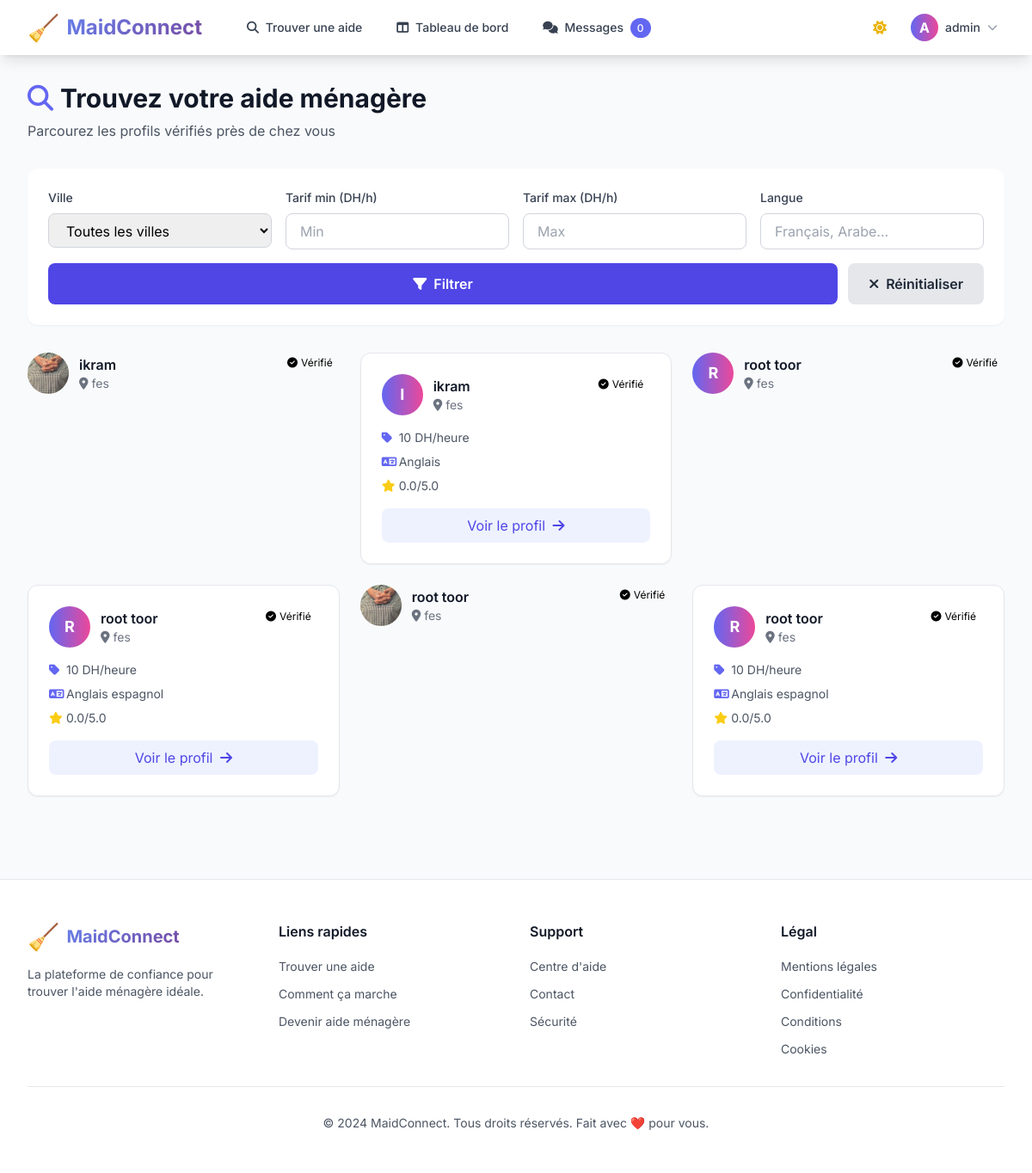
The page /maids (signed in) on the database its author committed.
### app/models.py (models this page shows, shortened)
class User(db.Model, UserMixin):
    id = db.Column(db.Integer, primary_key=True)
    email = db.Column(db.String(120), unique=True, nullable=False)
    password = db.Column(db.String(60), nullable=False)
    role = db.Column(db.String(20), nullable=False, default='client')
    created_at = db.Column(db.DateTime, default=datetime.utcnow)
    is_verified = db.Column(db.Boolean, default=False)
    is_active = db.Column(db.Boolean, default=True)
    last_seen = db.Column(db.DateTime, default=datetime.utcnow)
    maid_profile = db.relationship('MaidProfile', backref='user', uselist=False, lazy=True)
    client_profile = db.relationship('ClientProfile', backref='user', uselist=False, lazy=True)

class MaidProfile(db.Model):
    id = db.Column(db.Integer, primary_key=True)
    user_id = db.Column(db.Integer, db.ForeignKey('user.id'), unique=True, nullable=False)
    full_name = db.Column(db.String(100), nullable=False)
    phone = db.Column(db.String(20), nullable=False)
    city = db.Column(db.String(50), nullable=False)
    hourly_rate = db.Column(db.Float, nullable=False)
    languages = db.Column(db.String(200))
    experience = db.Column(db.Text)
    skills = db.Column(db.Text)
    cin_number = db.Column(db.String(20))
    is_available = db.Column(db.Boolean, default=True)
    rating = db.Column(db.Float, default=0.0)
    created_at = db.Column(db.DateTime, default=datetime.utcnow)
    verification_documents = db.Column(db.Text)
    admin_notes = db.Column(db.Text)
    profile_picture = db.Column(db.String(500), default=None)

### app/routes.py (the view)
    @app.route('/maids')
    def browse_maids():
        city = request.args.get('city', '')
        min_rate = request.args.get('min_rate', type=float)
        max_rate = request.args.get('max_rate', type=float)
        languages = request.args.get('languages', '')
        query = MaidProfile.query.filter_by(is_available=True)
        if city:
            query = query.filter(MaidProfile.city.ilike(f'%{city}%'))
        if min_rate:
            query = query.filter(MaidProfile.hourly_rate >= min_rate)
        if max_rate:
            query = query.filter(MaidProfile.hourly_rate <= max_rate)
        if languages:
            query = query.filter(MaidProfile.languages.ilike(f'%{languages}%'))
        maids = query.limit(20).all()
        cities = db.session.query(MaidProfile.city).distinct().all()
        return render_template('browse_maids.html', maids=maids, cities=cities)

### app/models.py (called while the page is built)
@login_manager.user_loader
def load_user(user_id):
    return User.query.get(int(user_id))

### app/templates/browse_maids.html (shortened to what this page needs)
{% extends "base.html" %}
{% block content %}
<div class="max-w-7xl mx-auto px-4 sm:px-6 lg:px-8 py-8">
    <div class="mb-8">
        <h1 class="text-3xl font-bold text-gray-900 dark:text-white mb-2">
            <i class="fas fa-search text-primary-500 mr-2"></i>Trouvez votre aide ménagère
        </h1>
        <p class="text-gray-600 dark:text-gray-400">Parcourez les profils vérifiés près de chez vous</p>
    </div>
    <div class="bg-white dark:bg-gray-800 rounded-xl shadow-sm p-6 mb-8">
        <form method="GET" class="grid grid-cols-1 md:grid-cols-4 gap-4">
            <div>
                <label class="block text-sm font-medium text-gray-700 dark:text-gray-300 mb-2">Ville</label>
                <select name="city" class="w-full px-4 py-2 border border-gray-300 dark:border-gray-600 dark:bg-gray-700 dark:text-white rounded-lg">
                    <option value="">Toutes les villes</option>
                </select>
            </div>
            <div>
                <label class="block text-sm font-medium text-gray-700 dark:text-gray-300 mb-2">Tarif min (DH/h)</label>
                <input type="number" name="min_rate" class="w-full px-4 py-2 border border-gray-300 dark:border-gray-600 dark:bg-gray-700 dark:text-white rounded-lg"
                       value="{{ request.args.get('min_rate', '') }}" placeholder="Min">
            </div>
            <div>
                <label class="block text-sm font-medium text-gray-700 dark:text-gray-300 mb-2">Tarif max (DH/h)</label>
                <input type="number" name="max_rate" class="w-full px-4 py-2 border border-gray-300 dark:border-gray-600 dark:bg-gray-700 dark:text-white rounded-lg"
                       value="{{ request.args.get('max_rate', '') }}" placeholder="Max">
            </div>
            <div>
                <label class="block text-sm font-medium text-gray-700 dark:text-gray-300 mb-2">Langue</label>
                <input type="text" name="languages" class="w-full px-4 py-2 border border-gray-300 dark:border-gray-600 dark:bg-gray-700 dark:text-white rounded-lg"
                       value="{{ request.args.get('languages', '') }}" placeholder="Français, Arabe...">
            </div>
            <div class="md:col-span-4 flex gap-3">
                <button type="submit" class="btn-primary flex-1">
                    <i class="fas fa-filter mr-2"></i>Filtrer
                </button>
                <a href="{{ url_for('browse_maids') }}" class="btn-secondary">
                    <i class="fas fa-times mr-2"></i>Réinitialiser
                </a>
            </div>
        </form>
    </div>
    <div class="grid grid-cols-1 md:grid-cols-2 lg:grid-cols-3 gap-6">
        {% if maids %}
            {% for maid in maids %}
            <div class="flex items-start justify-between mb-4">
    <div class="flex items-center space-x-3">
        {% if current_user.is_authenticated %}
            {% if maid.profile_picture %}
                <img src="{{ url_for('static', filename='uploads/' + maid.profile_picture) }}"
                     class="w-12 h-12 rounded-full object-cover">
            {% else %}
                <div class="w-12 h-12 bg-gradient-to-r from-primary-500 to-secondary-500 rounded-full flex items-center justify-center text-white font-bold text-lg">
                    {{ maid.full_name[0].upper() }}
                </div>
            {% endif %}
        {% endif %}
        <div>
            <h3 class="font-semibold text-gray-900 dark:text-white">{{ maid.full_name }}</h3>
            <p class="text-sm text-gray-500 dark:text-gray-400">
                <i class="fas fa-map-marker-alt mr-1"></i>{{ maid.city }}
            </p>
        </div>
    </div>
    {% if maid.user.is_verified %}
        <span class="bg-success-100 text-success-800 text-xs px-2 py-1 rounded-full">
            <i class="fas fa-check-circle mr-1"></i>Vérifié
        </span>
    {% endif %}
</div>
                <div class="bg-white dark:bg-gray-800 rounded-xl shadow-sm border border-gray-200 dark:border-gray-700 overflow-hidden card-hover">
                    <div class="p-6">
                        <div class="flex items-start justify-between mb-4">
                            <div class="flex items-center space-x-3">
                                <div class="w-12 h-12 bg-gradient-to-r from-primary-500 to-secondary-500 rounded-full flex items-center justify-center text-white font-bold text-lg">
                                    {{ maid.full_name[0].upper() }}
                                </div>
                                <div>
                                    <h3 class="font-semibold text-gray-900 dark:text-white">{{ maid.full_name }}</h3>
                                    <p class="text-sm text-gray-500 dark:text-gray-400">
                                        <i class="fas fa-map-marker-alt mr-1"></i>{{ maid.city }}
                                    </p>
                                </div>
                            </div>
                            {% if maid.user.is_verified %}
                                <span class="bg-success-100 text-success-800 text-xs px-2 py-1 rounded-full">
                                    <i class="fas fa-check-circle mr-1"></i>Vérifié
                                </span>
                            {% endif %}
                        </div>
                        <div class="space-y-2 mb-4">
                            <div class="flex items-center text-sm">
                                <i class="fas fa-tag text-primary-500 w-5"></i>
                                <span class="text-gray-600 dark:text-gray-400">{{ "%.0f"|format(maid.hourly_rate) }} DH/heure</span>
                            </div>
                            <div class="flex items-center text-sm">
                                <i class="fas fa-language text-primary-500 w-5"></i>
                                <span class="text-gray-600 dark:text-gray-400">{{ maid.languages or 'Non spécifié' }}</span>
                            </div>
                            <div class="flex items-center text-sm">
                                <i class="fas fa-star text-yellow-400 w-5"></i>
                                <span class="text-gray-600 dark:text-gray-400">{{ "%.1f"|format(maid.rating) }}/5.0</span>
                            </div>
                        </div>
                        <a href="{{ url_for('maid_profile', maid_id=maid.id) }}" class="block w-full text-center bg-primary-50 dark:bg-primary-900/20 text-primary-600 dark:text-primary-400 py-2 rounded-lg hover:bg-primary-100 dark:hover:bg-primary-900/30 transition">
                            Voir le profil <i class="fas fa-arrow-right ml-1"></i>
                        </a>
                    </div>
                </div>
            {% endfor %}
        {% else %}
            <div class="col-span-full text-center py-12">
                <i class="fas fa-search text-6xl text-gray-300 dark:text-gray-600 mb-4"></i>
                <h3 class="text-xl font-medium text-gray-900 dark:text-white mb-2">Aucun résultat</h3>
                <p class="text-gray-600 dark:text-gray-400">Essayez d'ajuster vos filtres</p>
            </div>
        {% endif %}
    </div>
</div>
{% endblock %}

### app/templates/base.html (shortened to what this page needs)
<!DOCTYPE html>
<html lang="fr" class="scroll-smooth">
<head>
    <script src="https://cdn.tailwindcss.com"></script>
    <link rel="stylesheet" href="https://cdnjs.cloudflare.com/ajax/libs/font-awesome/6.4.0/css/all.min.css">
</head>
<body class="bg-gray-50 dark:bg-gray-900 font-sans antialiased" x-data="{ darkMode: localStorage.getItem('darkMode') === 'true' }" x-init="$watch('darkMode', val => localStorage.setItem('darkMode', val)); darkMode ? document.documentElement.classList.add('dark') : document.documentElement.classList.remove('dark')">
    <nav class="bg-white dark:bg-gray-800 shadow-lg sticky top-0 z-50 backdrop-blur-sm bg-opacity-90 dark:bg-opacity-90">
        <div class="max-w-7xl mx-auto px-4 sm:px-6 lg:px-8">
            <div class="flex justify-between h-16">
                <div class="flex items-center">
                    <a href="/" class="flex items-center space-x-2">
                        <span class="text-3xl">🧹</span>
                        <span class="font-bold text-2xl text-gradient">MaidConnect</span>
                    </a>
                    <div class="hidden md:flex items-center ml-10 space-x-4">
                        <a href="{{ url_for('browse_maids') }}" class="text-gray-700 dark:text-gray-300 hover:text-primary-600 dark:hover:text-primary-400 px-3 py-2 rounded-md text-sm font-medium transition">
                            <i class="fas fa-search mr-1"></i> Trouver une aide
                        </a>
                        {% if current_user.is_authenticated %}
                            <a href="{{ url_for('dashboard') }}" class="text-gray-700 dark:text-gray-300 hover:text-primary-600 dark:hover:text-primary-400 px-3 py-2 rounded-md text-sm font-medium transition">
                                <i class="fas fa-columns mr-1"></i> Tableau de bord
                            </a>
                            <a href="{{ url_for('messages') }}" class="text-gray-700 dark:text-gray-300 hover:text-primary-600 dark:hover:text-primary-400 px-3 py-2 rounded-md text-sm font-medium transition">
                                <i class="fas fa-comments mr-1"></i> Messages
                                {% set unread_count = namespace(count=0) %}
                                <span class="ml-1 bg-primary-500 text-white text-xs px-2 py-1 rounded-full">0</span>
                            </a>
                        {% endif %}
                    </div>
                </div>
                <div class="flex items-center space-x-3">
                    <button @click="darkMode = !darkMode" class="p-2 rounded-lg hover:bg-gray-100 dark:hover:bg-gray-700 transition">
                        <i class="fas fa-sun text-yellow-500 dark:hidden"></i>
                    </button>
                    {% if current_user.is_authenticated %}
                        <div class="relative" x-data="{ open: false }">
                            <button @click="open = !open" class="flex items-center space-x-2 p-2 rounded-lg hover:bg-gray-100 dark:hover:bg-gray-700 transition">
                                <div class="w-8 h-8 bg-gradient-to-r from-primary-500 to-secondary-500 rounded-full flex items-center justify-center text-white font-bold">
                                    {{ current_user.email[0].upper() }}
                                </div>
                                <span class="hidden md:block text-sm font-medium text-gray-700 dark:text-gray-300">{{ current_user.email.split('@')[0] }}</span>
                                <i class="fas fa-chevron-down text-xs text-gray-400"></i>
                            </button>
                        </div>
                    {% endif %}
                </div>
            </div>
        </div>
    </nav>
    <main class="animate-fade-in">
        {% block content %}{% endblock %}
    </main>
    <footer class="bg-white dark:bg-gray-800 border-t border-gray-200 dark:border-gray-700 mt-16">
        <div class="max-w-7xl mx-auto py-12 px-4 sm:px-6 lg:px-8">
            <div class="grid grid-cols-1 md:grid-cols-4 gap-8">
                <div>
                    <div class="flex items-center space-x-2 mb-4">
                        <span class="text-3xl">🧹</span>
                        <span class="font-bold text-xl text-gradient">MaidConnect</span>
                    </div>
                    <p class="text-gray-600 dark:text-gray-400 text-sm">
                        La plateforme de confiance pour trouver l'aide ménagère idéale.
                    </p>
                </div>
                <div>
                    <h3 class="font-semibold text-gray-900 dark:text-white mb-4">Liens rapides</h3>
                    <ul class="space-y-2">
                        <li><a href="{{ url_for('browse_maids') }}" class="text-gray-600 dark:text-gray-400 hover:text-primary-600 text-sm">Trouver une aide</a></li>
                        <li><a href="#" class="text-gray-600 dark:text-gray-400 hover:text-primary-600 text-sm">Comment ça marche</a></li>
                        <li><a href="#" class="text-gray-600 dark:text-gray-400 hover:text-primary-600 text-sm">Devenir aide ménagère</a></li>
                    </ul>
                </div>
                <div>
                    <h3 class="font-semibold text-gray-900 dark:text-white mb-4">Support</h3>
                    <ul class="space-y-2">
                        <li><a href="#" class="text-gray-600 dark:text-gray-400 hover:text-primary-600 text-sm">Centre d'aide</a></li>
                        <li><a href="#" class="text-gray-600 dark:text-gray-400 hover:text-primary-600 text-sm">Contact</a></li>
                        <li><a href="#" class="text-gray-600 dark:text-gray-400 hover:text-primary-600 text-sm">Sécurité</a></li>
                    </ul>
                </div>
                <div>
                    <h3 class="font-semibold text-gray-900 dark:text-white mb-4">Légal</h3>
<ul class="space-y-2">
    <li><a href="{{ url_for('legal_mentions') }}" class="text-gray-600 dark:text-gray-400 hover:text-primary-600 text-sm">Mentions légales</a></li>
    <li><a href="{{ url_for('legal_privacy') }}" class="text-gray-600 dark:text-gray-400 hover:text-primary-600 text-sm">Confidentialité</a></li>
    <li><a href="{{ url_for('legal_terms') }}" class="text-gray-600 dark:text-gray-400 hover:text-primary-600 text-sm">Conditions</a></li>
    <li><a href="{{ url_for('legal_cookies') }}" class="text-gray-600 dark:text-gray-400 hover:text-primary-600 text-sm">Cookies</a></li>
</ul>
                </div>
            </div>
            <div class="mt-8 pt-8 border-t border-gray-200 dark:border-gray-700 text-center text-gray-600 dark:text-gray-400 text-sm">
                <p>&copy; 2024 MaidConnect. Tous droits réservés. Fait avec ❤️ pour vous.</p>
            </div>
        </div>
    </footer>
</body>
</html>

### rows shown on the page
User: email "A", email "admin"
MaidProfile: profile_picture (picture), full_name "ikram", city "fes", full_name "I", hourly_rate "10", languages "Anglais", rating "0.0"
MaidProfile: full_name "R", full_name "root toor", city "fes", hourly_rate "10", languages "Anglais espagnol", rating "0.0"
MaidProfile: profile_picture (picture), full_name "root toor", city "fes", full_name "R", hourly_rate "10", languages "Anglais espagnol", rating "0.0"
